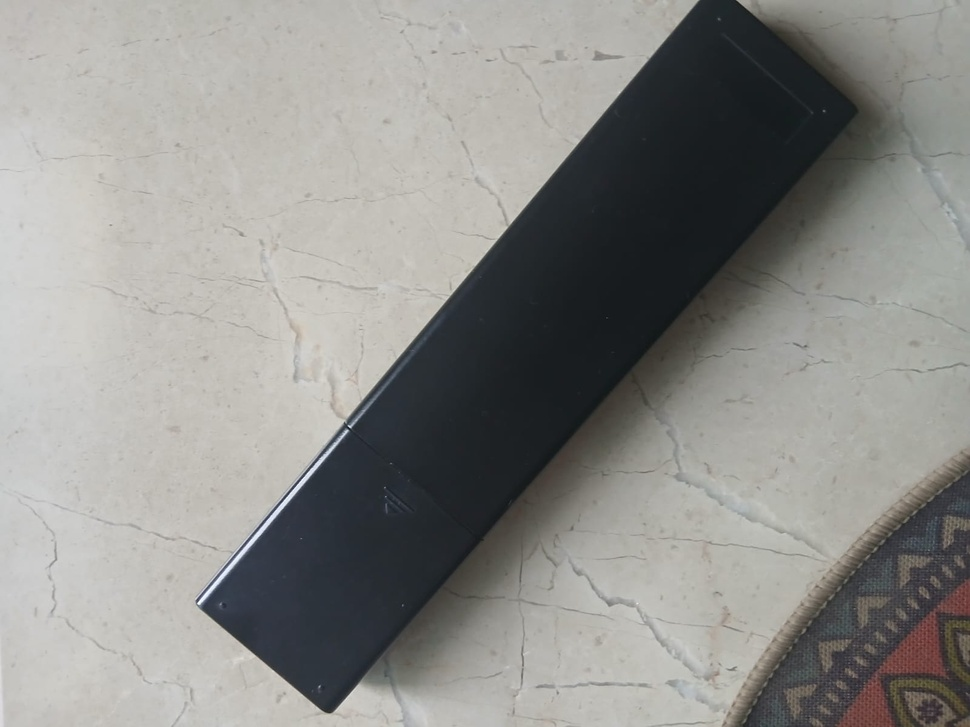
#> input picture Dataset/images/WhatsApp Image 2026-06-03 at 17.06.29 (1).jpeg, 970 x 727 px, shrunk from 1600 x 1200 before the run, found by its file name; its folder holds only this picture in this run
$ python Image_Masking.py
#> lines starting #> are read from the running program, lines starting #| are printed output that depends on the picture; after the words box and inside, x2 and y2 are one past the last pixel; in counts of white or black regions, pixels touching at a corner belong together
import cv2
import numpy as np
import os

# -----------------------------
# SETUP PATHS
# -----------------------------
base_dir = os.path.dirname(os.path.abspath(__file__))

image_folder = os.path.join(base_dir, "dataset/images")
mask_folder = os.path.join(base_dir, "dataset/masks")

os.makedirs(mask_folder, exist_ok=True)

# -----------------------------
# GET ALL IMAGES
# -----------------------------
image_files = sorted(os.listdir(image_folder))

print(f"Found {len(image_files)} images")

# -----------------------------
# PROCESS EACH IMAGE
# -----------------------------
for img_name in image_files:
    img_path = os.path.join(image_folder, img_name)
    img = cv2.imread(img_path)
#> img is the input picture: shape (727, 970, 3); mean B, G, R 137.5, 140.7, 141

    if img is None:
        print("Skipping:", img_name)
        continue

    # -------------------------
    # 1. Convert to grayscale
    # -------------------------
    gray = cv2.cvtColor(img, cv2.COLOR_BGR2GRAY)

    # -------------------------
    # 2. Detect black object (remote)
    # -------------------------
    _, thresh = cv2.threshold(gray, 80, 255, cv2.THRESH_BINARY_INV)
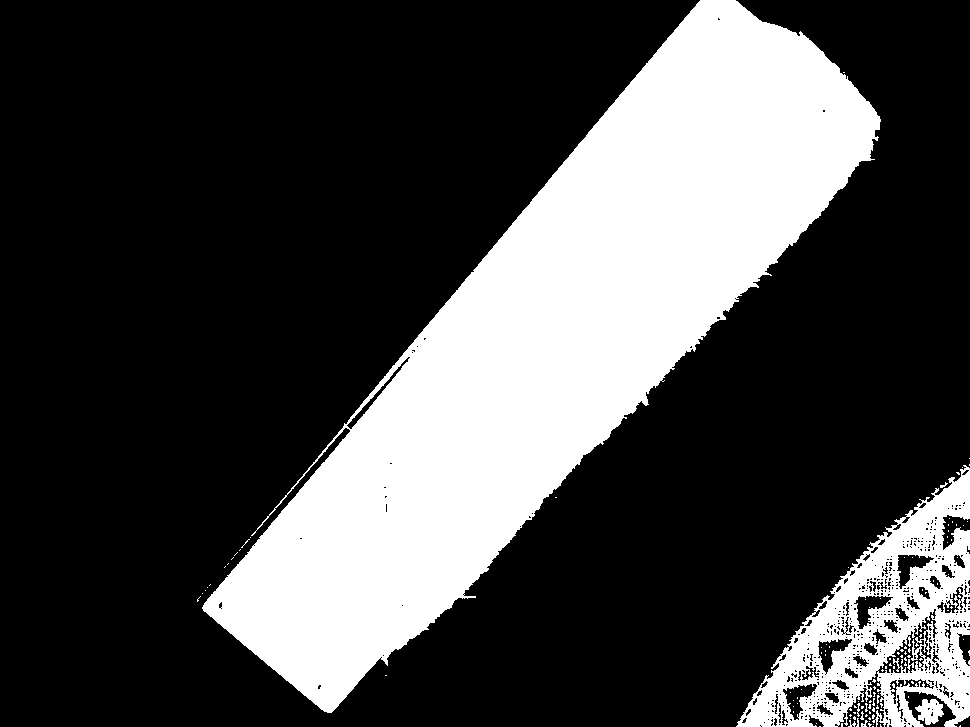
#> thresh: shape (727, 970); 27.6% white; 125 white regions (118 under 20 px), largest, box (x1, y1, x2, y2) and area: (202, 0, 881, 713) 168701, (736, 465, 970, 727) 24797, (915, 699, 944, 725) 477

    # -------------------------
    # 3. Clean noise
    # -------------------------
    kernel = np.ones((5, 5), np.uint8)
    clean = cv2.morphologyEx(thresh, cv2.MORPH_OPEN, kernel, iterations=2)
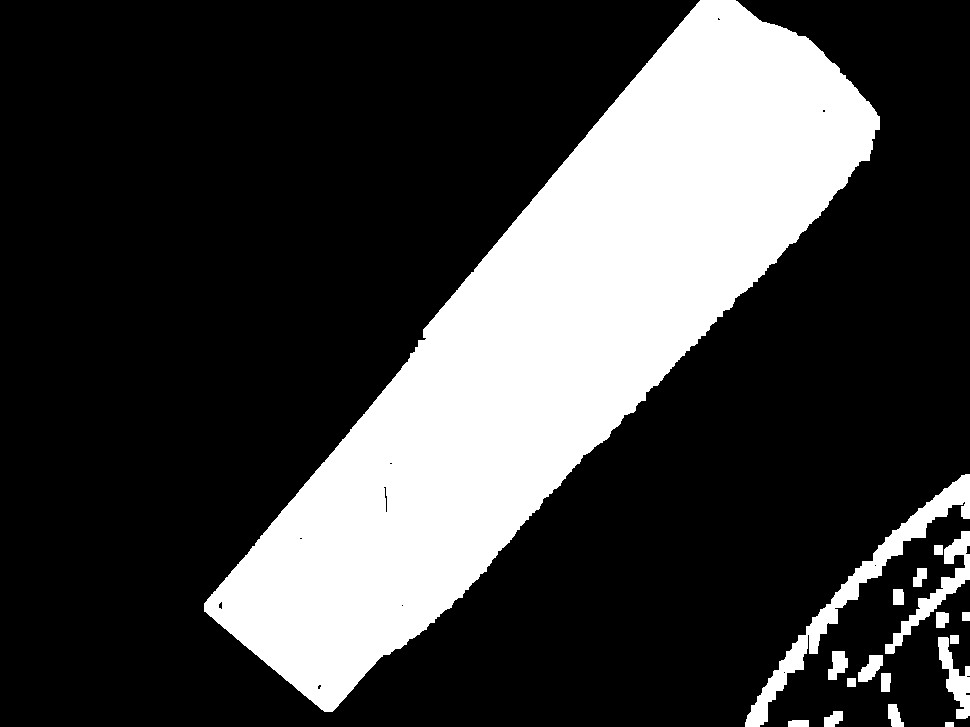
#> clean: shape (727, 970); 25.4% white; 18 white regions, largest, box (x1, y1, x2, y2) and area: (204, 0, 880, 712) 167507, (745, 474, 970, 727) 5897, (885, 531, 970, 654) 1969
    clean = cv2.morphologyEx(clean, cv2.MORPH_CLOSE, kernel, iterations=2)
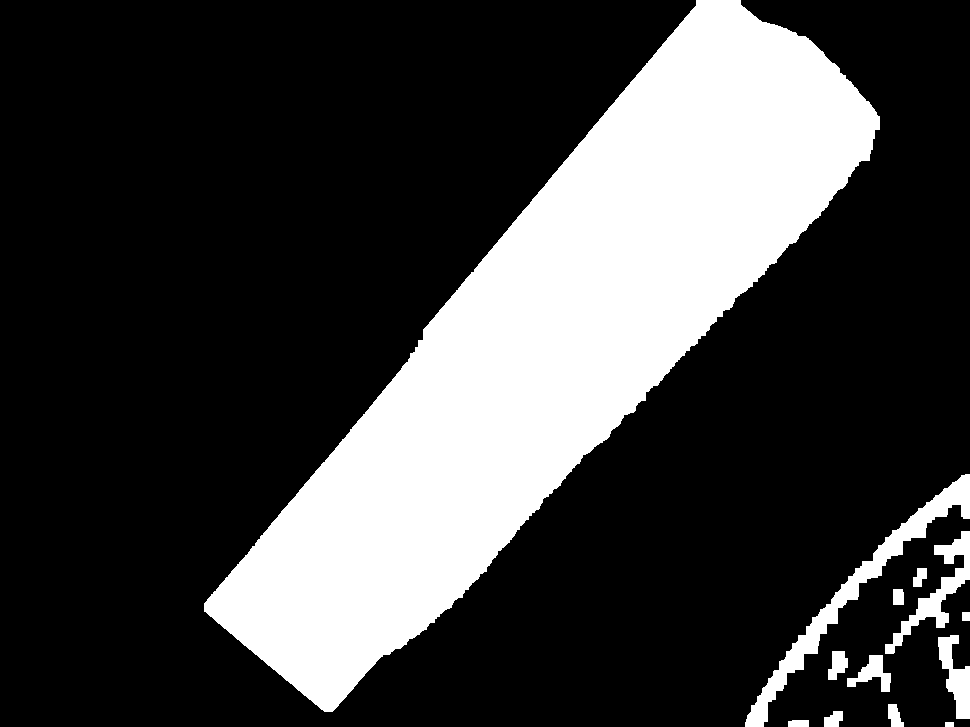
#> clean: shape (727, 970); 25.5% white; 13 white regions

    # -------------------------
    # 4. Find contours
    # -------------------------
    contours, _ = cv2.findContours(clean, cv2.RETR_EXTERNAL, cv2.CHAIN_APPROX_SIMPLE)
#> contours = 13 contours; largest, box (x1, y1, x2, y2) and area: (204, 0, 880, 712) 166711, (745, 474, 970, 727) 5533, (885, 531, 970, 654) 2129, (938, 635, 970, 719) 1282, (847, 655, 891, 692) 648

    # -------------------------
    # 5. Create empty mask
    # -------------------------
    mask = np.zeros(gray.shape, dtype=np.uint8)

    if contours:
        # largest contour = remote
        largest = max(contours, key=cv2.contourArea)
#> largest = contour of 801 points, box (x1, y1, x2, y2) (204, 0, 880, 712), area 166711
        cv2.drawContours(mask, [largest], -1, 255, -1)
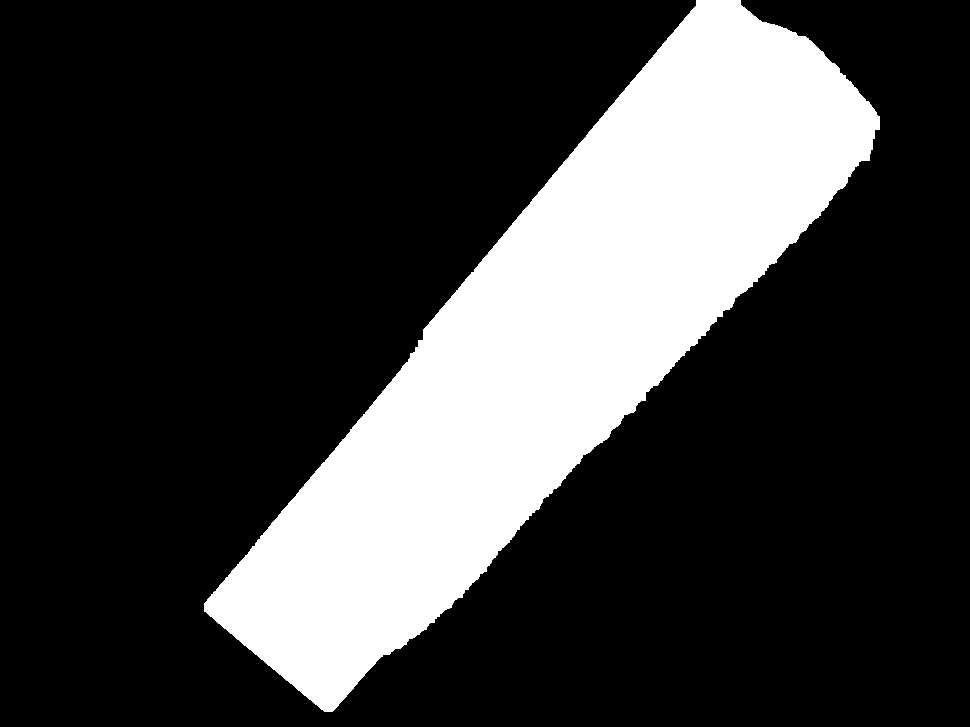
#> mask: shape (727, 970); 23.8% white; 1 white region, box (x1, y1, x2, y2) and area: (204, 0, 880, 712) 167600

    # -------------------------
    # 6. Save mask
    # -------------------------
    mask_name = img_name.rsplit(".", 1)[0] + ".png"
    save_path = os.path.join(mask_folder, mask_name)

    cv2.imwrite(save_path, mask)

    print("Processed:", img_name)

print("DONE!  All masks created")

$ run again, on Dataset/images/WhatsApp Image 2026-06-03 at 17.06.30.jpeg
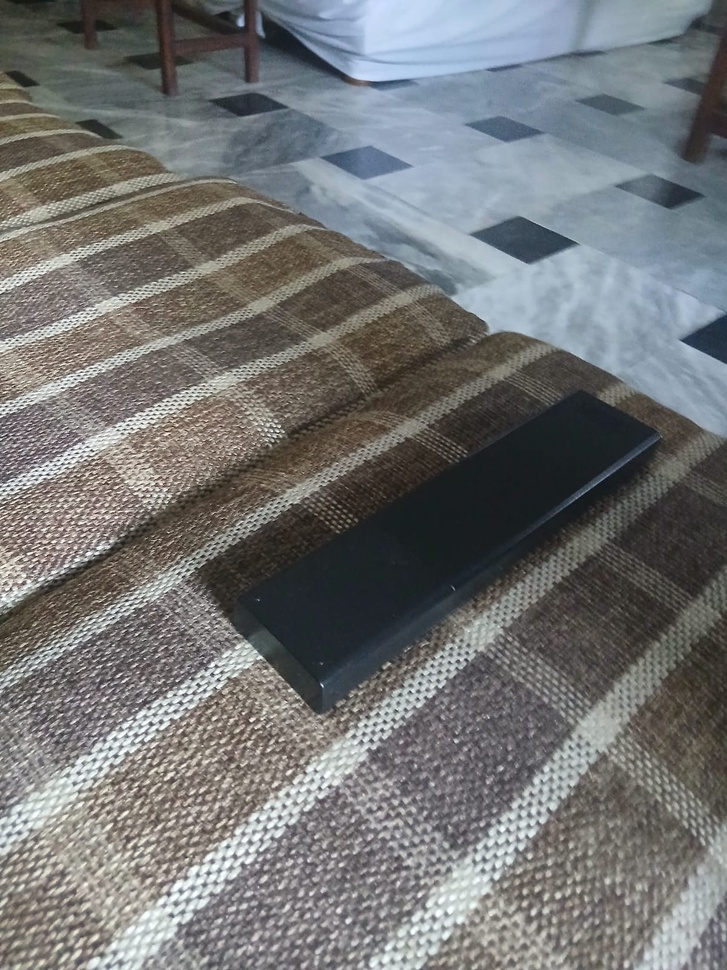
#> input picture Dataset/images/WhatsApp Image 2026-06-03 at 17.06.30.jpeg, 727 x 970 px, shrunk from 1200 x 1600 before the run, found by its file name
#> img is the input picture: shape (970, 727, 3); mean B, G, R 116.7, 116.4, 115.2
#> `_, thresh = cv2.threshold(gray, 80, 255, cv2.THRESH_BINARY_INV)`:
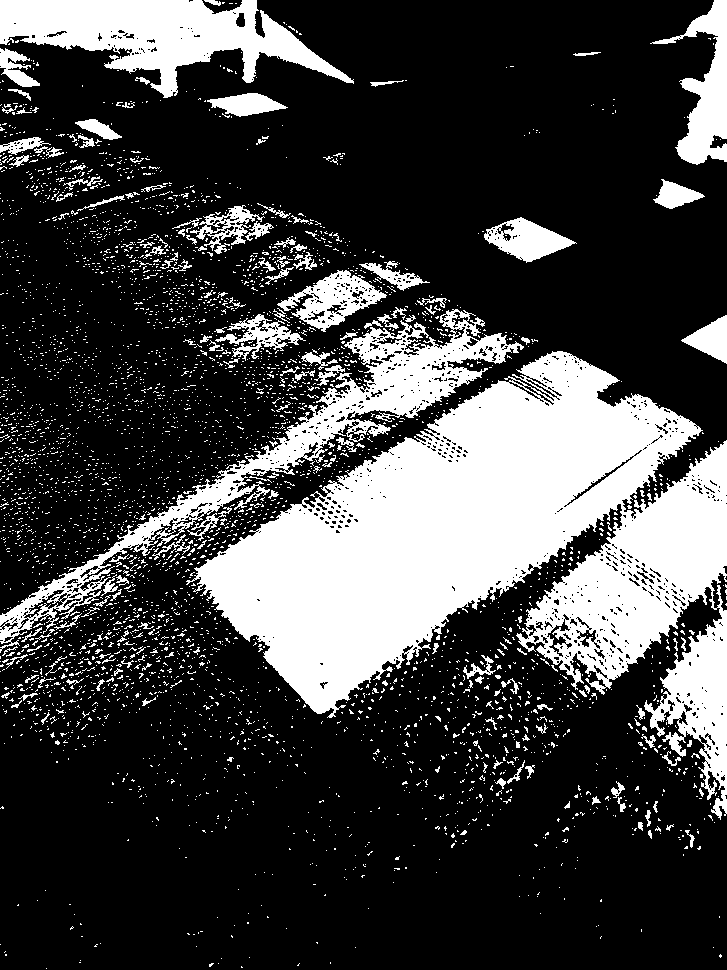
#> thresh: shape (970, 727); 25.8% white; 4185 white regions (4011 under 20 px), largest, box (x1, y1, x2, y2) and area: (186, 351, 727, 820) 108739, (0, 309, 524, 653) 18594, (0, 0, 354, 98) 16172
#> contours = 20 contours; largest, box (x1, y1, x2, y2) and area: (198, 360, 696, 713) 72984, (0, 0, 329, 94) 15306, (614, 445, 727, 595) 9135, (532, 556, 677, 657) 6552, (678, 0, 727, 163) 4512
#> largest = contour of 658 points, box (x1, y1, x2, y2) (198, 360, 696, 713), area 72984
#> `cv2.drawContours(mask, [largest], -1, 255, -1)`:
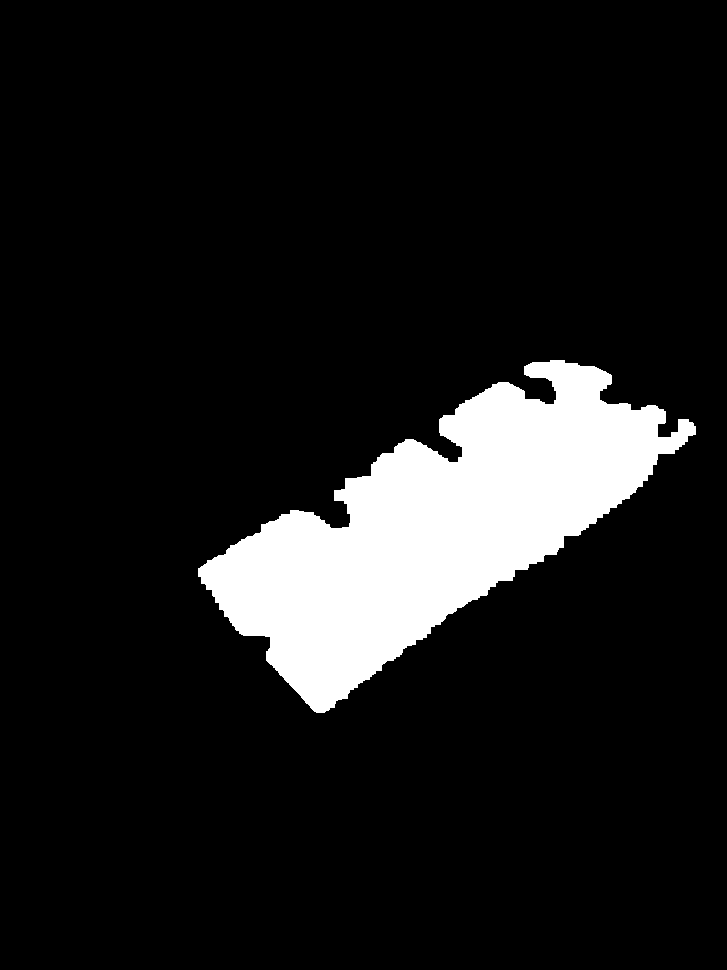
#> mask: shape (970, 727); 10.5% white; 1 white region, box (x1, y1, x2, y2) and area: (198, 360, 696, 713) 73835

$ run again, on Dataset/images/WhatsApp Image 2026-06-03 at 17.06.31 (1).jpeg
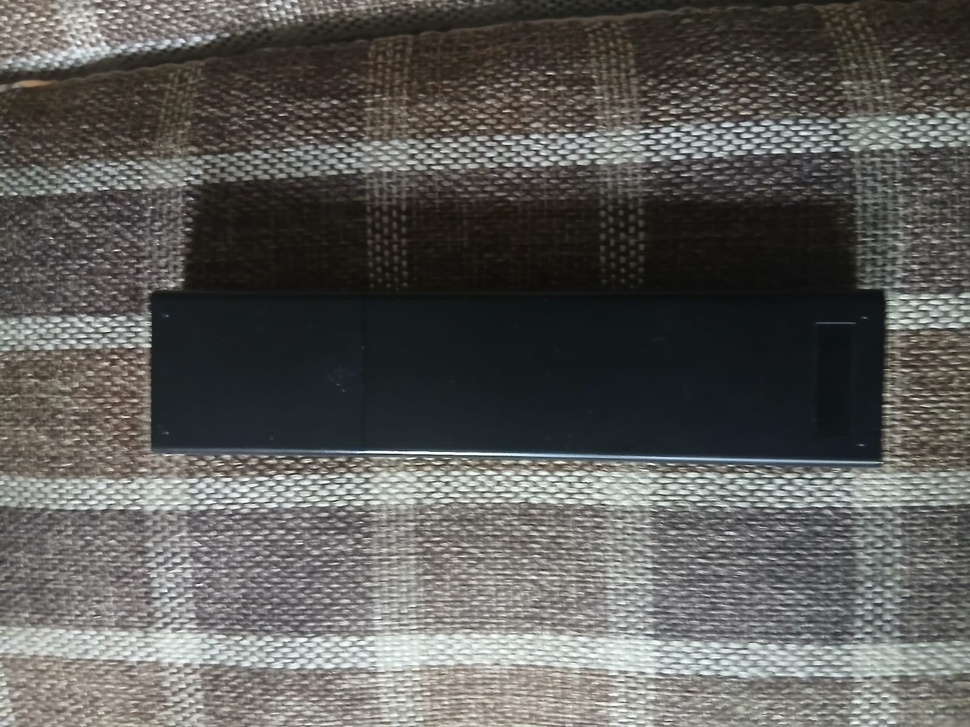
#> input picture Dataset/images/WhatsApp Image 2026-06-03 at 17.06.31 (1).jpeg, 970 x 727 px, shrunk from 1600 x 1200 before the run, found by its file name
#> img is the input picture: shape (727, 970, 3); mean B, G, R 88.4, 91.3, 92.1
#> `_, thresh = cv2.threshold(gray, 80, 255, cv2.THRESH_BINARY_INV)`:
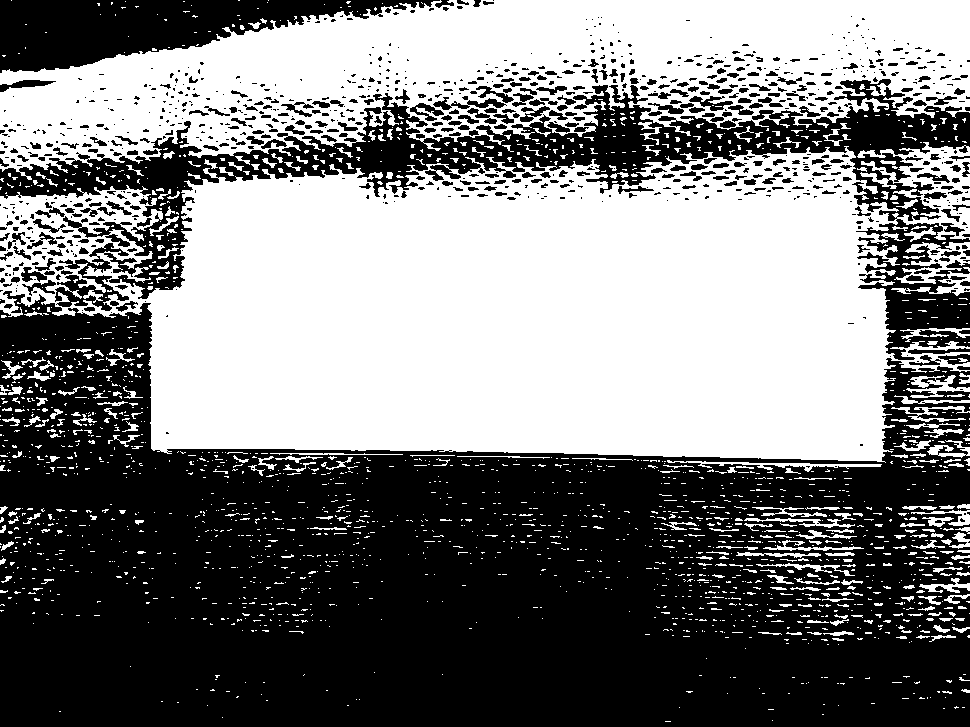
#> thresh: shape (727, 970); 48.5% white; 2031 white regions (1737 under 20 px), largest, box (x1, y1, x2, y2) and area: (0, 142, 970, 463) 217007, (0, 0, 970, 180) 97457, (894, 242, 970, 284) 1189
#> contours = 11 contours; largest, box (x1, y1, x2, y2) and area: (149, 169, 887, 461) 189094, (0, 0, 970, 148) 67358, (0, 195, 45, 227) 543, (749, 159, 773, 175) 143, (253, 118, 266, 130) 128
#> largest = contour of 253 points, box (x1, y1, x2, y2) (149, 169, 887, 461), area 189094
#> `cv2.drawContours(mask, [largest], -1, 255, -1)`:
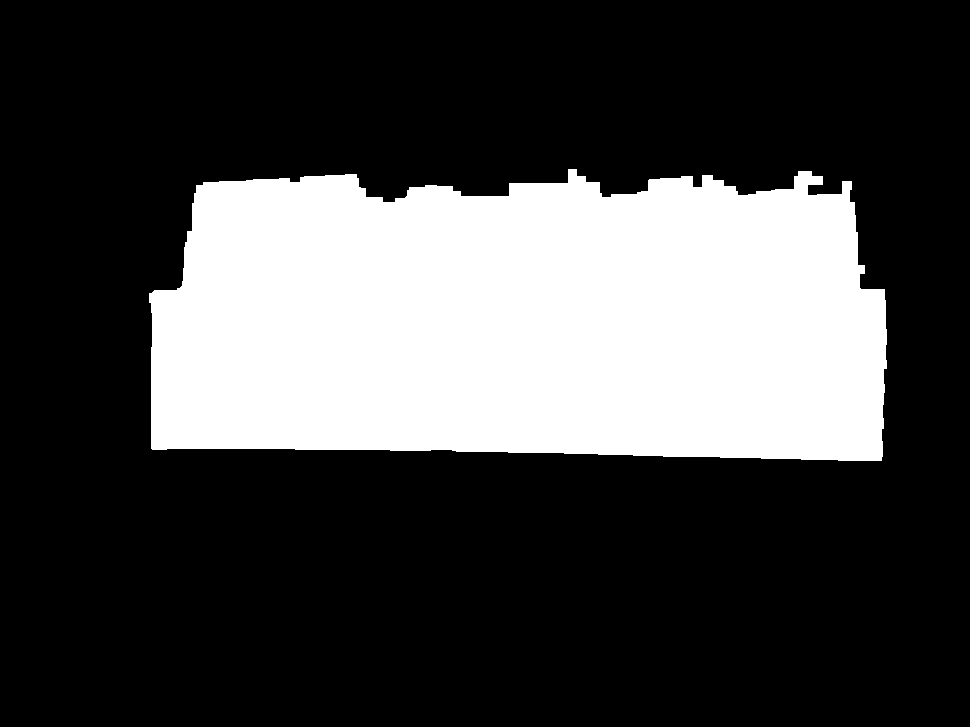
#> mask: shape (727, 970); 27% white; 1 white region, box (x1, y1, x2, y2) and area: (149, 169, 887, 461) 190212
